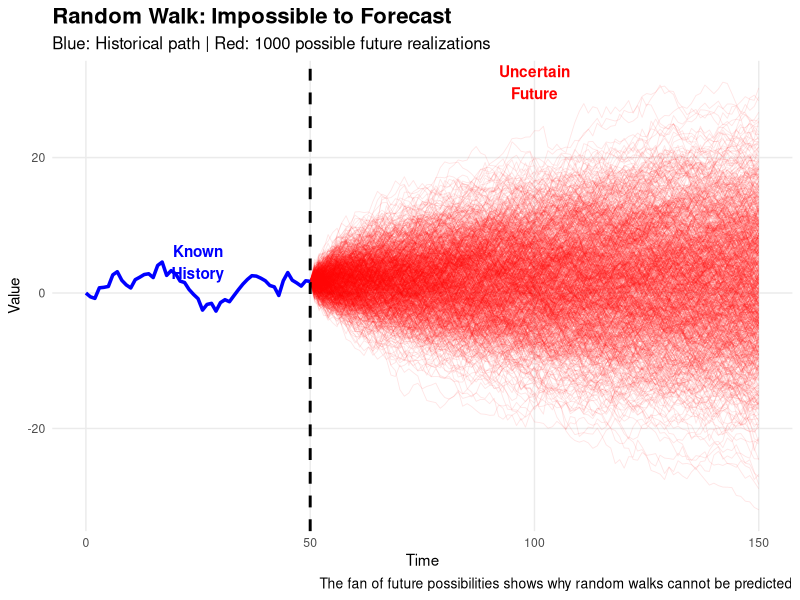
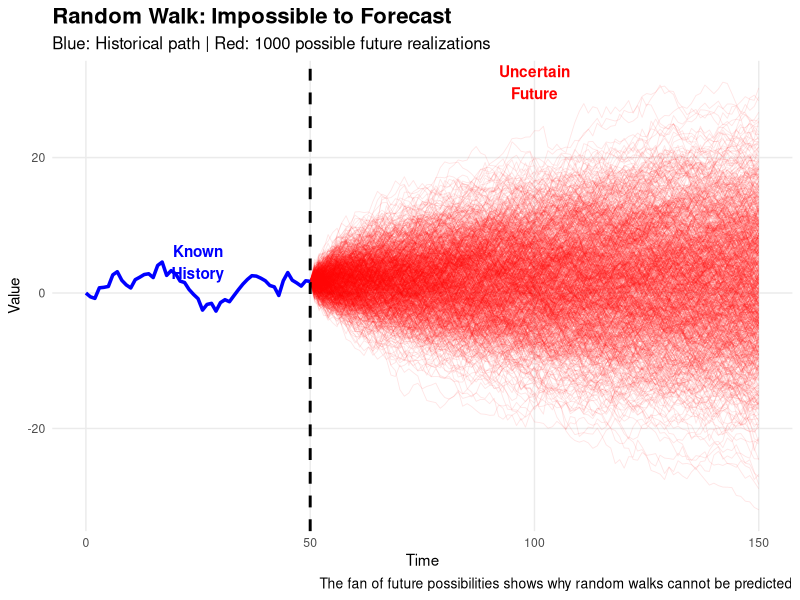

The R source for these figures, in order:
# Random Walk Forecasting Impossibility Simulation
# This script demonstrates why it's impossible to forecast a random walk
# by showing one historical path and multiple possible future realizations

# Load required libraries
library(ggplot2)

# Set seed for reproducibility
set.seed(123)

# Parameters
n_historical <- 50    # Number of historical time steps
n_future <- 100         # Number of future time steps to simulate
n_simulations <- 1000  # Number of future realizations

# Generate one historical random walk
historical_steps <- rnorm(n_historical, mean = 0, sd = 1)
historical_walk <- cumsum(c(0, historical_steps))
historical_time <- 0:n_historical

# Starting point for future simulations (end of historical walk)
start_value <- historical_walk[length(historical_walk)]
future_time_start <- max(historical_time)

# Generate multiple future realizations
future_walks <- matrix(nrow = n_future + 1, ncol = n_simulations)
future_walks[1, ] <- start_value  # All start from the same point

for (i in 1:n_simulations) {
  future_steps <- rnorm(n_future, mean = 0, sd = 1)
  future_walks[, i] <- cumsum(c(start_value, future_steps))
}

# Create time vector for future
future_time <- future_time_start:(future_time_start + n_future)

# Prepare data for plotting
# Historical data
historical_data <- data.frame(
  time = historical_time,
  value = historical_walk,
  type = "Historical"
)

# Future simulations data
future_data <- data.frame(
  time = rep(future_time, n_simulations),
  value = as.vector(future_walks),
  simulation = rep(1:n_simulations, each = n_future + 1),
  type = "Future Realizations"
)

# Create the plot
p <- ggplot() +
  # Plot future realizations first (so they appear behind the historical line)
  geom_line(data = future_data, 
            aes(x = time, y = value, group = simulation), 
            alpha = 0.1, color = "red", size = 0.3) +
  
  # Add vertical line to separate historical from future
  geom_vline(xintercept = future_time_start, 
             linetype = "dashed", color = "black", size = 1) +
  
  # Plot historical walk
  geom_line(data = historical_data, 
            aes(x = time, y = value), 
            color = "blue", size = 1.2) +
  
  # Add point at the transition
  geom_point(x = future_time_start, y = start_value, 
             color = "black", size = 2) +
  
  # Styling
  labs(
    title = "Random Walk: Impossible to Forecast",
    subtitle = paste("Blue: Historical path | Red: 1000 possible future realizations"),
    x = "Time",
    y = "Value",
    caption = "The fan of future possibilities shows why random walks cannot be predicted"
  ) +
  theme_minimal() +
  theme(
    plot.title = element_text(size = 16, face = "bold"),
    plot.subtitle = element_text(size = 12),
    plot.caption = element_text(size = 10),
    panel.grid.minor = element_blank()
  ) +
  
  # Add annotation
  annotate("text", x = n_historical/2, y = max(historical_walk), 
           label = "Known\nHistory", hjust = 0.5, vjust = 0.5, 
           color = "blue", fontface = "bold") +
  annotate("text", x = future_time_start + n_future/2, y = max(future_walks), 
           label = "Uncertain\nFuture", hjust = 0.5, vjust = 0.5, 
           color = "red", fontface = "bold")

# Display the plot
print(p)

# Save the plot (optional)
ggsave("random_walk_forecast_impossibility.png", plot = p, 
       width = 12, height = 8, dpi = 300)

# Print some summary statistics
cat("Summary Statistics:\n")
cat("Historical walk range:", round(min(historical_walk), 2), "to", round(max(historical_walk), 2), "\n")
cat("Future simulations range:", round(min(future_walks), 2), "to", round(max(future_walks), 2), "\n")
cat("Final historical value:", round(start_value, 2), "\n")
cat("Future endpoint range:", round(min(future_walks[nrow(future_walks), ]), 2), 
    "to", round(max(future_walks[nrow(future_walks), ]), 2), "\n")